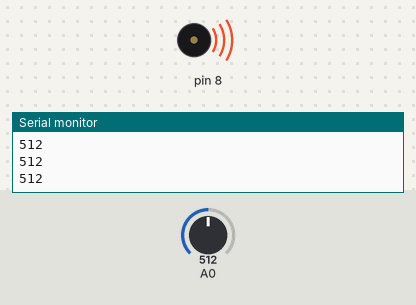
The sketch below on a simulated Arduino Uno, built with avr-gcc and run on an emulated ATmega328P. Parts: buzzer (waves = sounding), the last lines printed to the serial monitor. Inputs (shaded band) come from the test bench; at power-on: A0 = 512.

Above: at 1.2 s.
1.3 s: A0 set to 497
At 2.5 s:
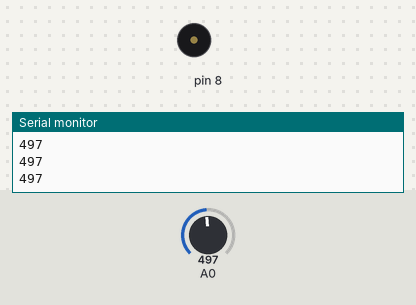
2.8 s: A0 set to 511
At 3.8 s:
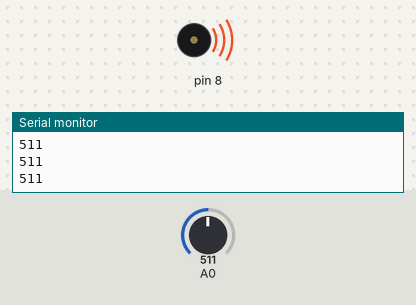
4.3 s: A0 set to 495
At 4.8 s:
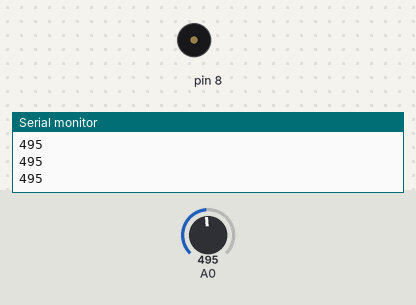
Timing chart, 0 to 7.3 s (numbered marks = the images above; inputs shaded):
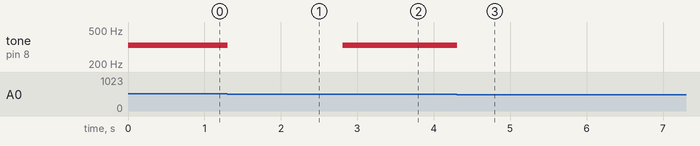

The sketch:

keyboard-instrument.ino
```cpp
// set up four notes to correspond to 4 buttons
// numbers are C, D, E, F frequecies
int notes[] = {262, 294, 330, 349};

void setup() {
  Serial.begin(9600);
}

void loop() {
  // read button input and print to terminal
  int keyVal = analogRead(A0);
  Serial.println(keyVal);

  // decide which note to play based on button input
  // use tone function to get note to play and send to piezo
  if (keyVal == 1023){
    tone(8, notes[0]);
  } else if (keyVal >= 990 && keyVal <= 1010){
      tone(8, notes[1]);
  } else if (keyVal >= 505 && keyVal <= 516){
      tone(8, notes[2]);
  } else if (keyVal >= 5 && keyVal <= 10){
      tone(8, notes[3]);
  } else noTone(8);
}
```

Measured:
- the behaviour switches between 505 and 504 on A0 (found by bisection; images 0 and 1)
- after the input at 1.3 s, tone on pin 8: 330 Hz → silent at once
- after the input at 2.8 s, tone on pin 8: silent → 330 Hz at once
- after the input at 4.3 s, tone on pin 8: 330 Hz → silent at once
